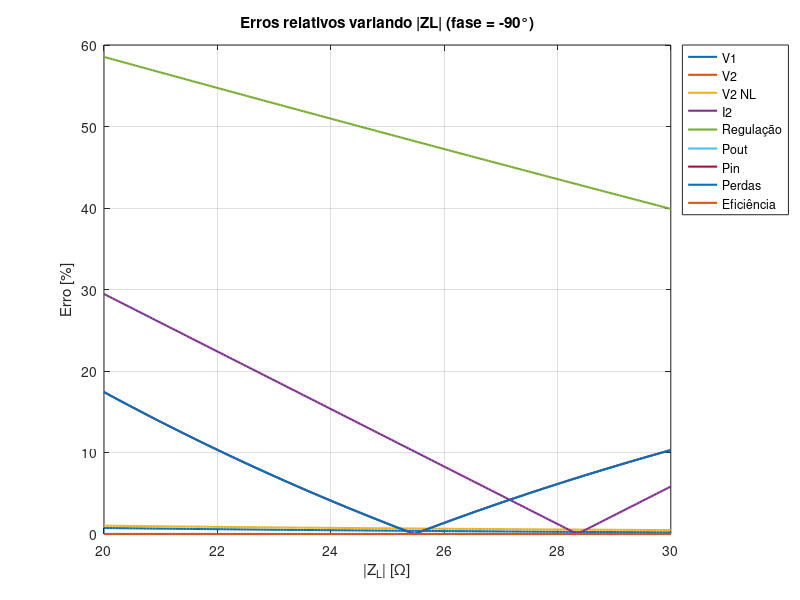
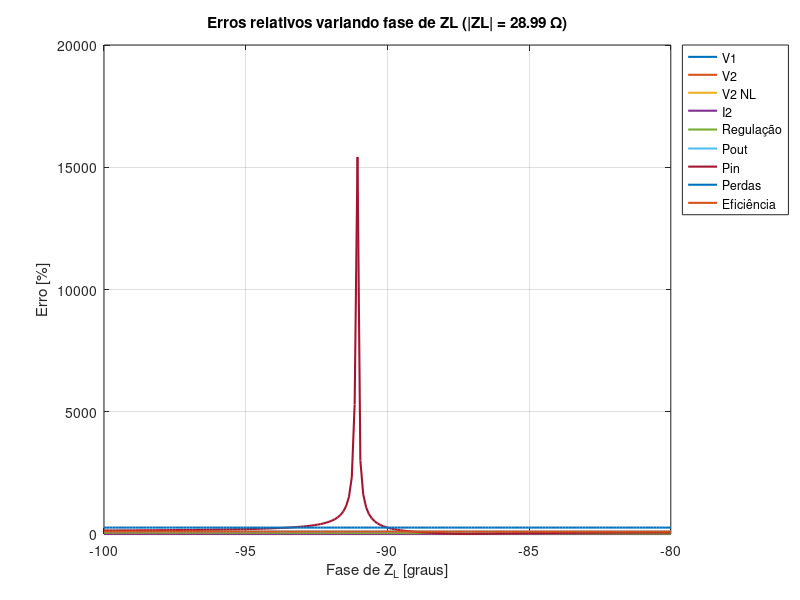

The MATLAB script that drew these images, in order:
clc; clear; close all;

% =================== Dados do Transformador ===================
f = 60;                 % Hz
w = 2*pi*f;

R1 = 0.95;
L1 = 1.53e-3;           % H
R2 = 0.23;
L2 = 0.37e-3;           % H
Rm = 1861.54;
Lm = 3.62;              % H

% Impedâncias
Z1 = R1 + 1j*w*L1;
Z2 = R2 + 1j*w*L2;
Zm = 1 / (1/Rm + 1/(1j*w*Lm));   % paralelo
Z2p = 3*Z2;

% =================== Tensões Nominais ===================
V2L = 127;       % tensão secundária nominal (linha)

% =================== Valores MEDIDOS (referência: ZL3) ===================
V1_med      = 218; 
V2_NL_med   = 126.1;
V2L_med     = 127;
I2_med      = 4.48;
Regula_med  = 0.71;
PO_med      = 0;
Pin_med     = 38;
Pperdas_med = 38;
efic_med    = 0;

% =================== Caso 1: variar módulo (20 a 30 Ω), fase fixa -90° ===================
theta_fix = deg2rad(-90);         % fase fixa
mag_range = linspace(20,30,200);  % módulo variando

erros_mag = zeros(length(mag_range),9);

for n = 1:length(mag_range)
    ZL = mag_range(n) * exp(1j*theta_fix);

    % --- cálculos teóricos
    V1 = 127*sqrt(3) * abs((Z1 + Z2p + 3*ZL) / (3*ZL));
    V2NL = V1*(1/sqrt(3)) * abs(Zm/(Zm+Z1));
    I2L = abs(127/ZL);
    Reg = abs((V2NL - V2L)/V2L) * 100;    
    Po = V2L * (I2L)* cos(angle(ZL));
    Z_eq = Z1 + Z2p + Zm*3*ZL/(Zm + 3*ZL);
    Pin = (V1^2 / abs(Z_eq)) * cos(angle(Z_eq));
    Perdas = Pin - Po;
    Ef = (Po/Pin)*100;

    % --- erros relativos
    erros_mag(n,:) = [
        abs(V1 - V1_med)/abs(V1)*100
        abs(V2L - V2L_med)/abs(V2L)*100
        abs(V2NL - V2_NL_med)/abs(V2NL)*100
        abs(I2L - I2_med)/abs(I2L)*100
        abs(Reg - Regula_med)/abs(Reg)*100
        abs(Po - PO_med)/max(abs(Po),1e-6)*100    % evitar div/0
        abs(Pin - Pin_med)/abs(Pin)*100
        abs(Perdas - Pperdas_med)/abs(Perdas)*100
        abs(Ef - efic_med)/max(abs(Ef),1e-6)*100  % evitar div/0
    ];
end

figure('Name','Erros vs |ZL| (fase -90°)','NumberTitle','off');
plot(mag_range, erros_mag,'LineWidth',1.5);
xlabel('|Z_L| [\Omega]');
ylabel('Erro [%]');
title('Erros relativos variando |ZL| (fase = -90°)');
legend({'V1','V2','V2 NL','I2','Regulação','Pout','Pin','Perdas','Eficiência'},...
       'Location','northeastoutside');
grid on;

% =================== Caso 2: variar fase (-100° a -80°), módulo fixo 28.99 Ω ===================
mag_fix = 28.99;
theta_range = linspace(-100,-80,200);   % graus
theta_rad = deg2rad(theta_range);       % em rad

erros_phase = zeros(length(theta_range),9);

for n = 1:length(theta_range)
    ZL = mag_fix * exp(1j*theta_rad(n));

    % --- cálculos teóricos
    V1 = 127*sqrt(3) * abs((Z1 + Z2p + 3*ZL) / (3*ZL));
    V2NL = V1*(1/sqrt(3)) * abs(Zm/(Zm+Z1));
    I2L = abs(127/ZL);
    Reg = abs((V2NL - V2L)/V2L) * 100;    
    Po = V2L * (I2L)* cos(angle(ZL));
    Z_eq = Z1 + Z2p + 3*ZL;
    Pin = (V1^2 / abs(Z_eq)) * cos(angle(Z_eq));
    Perdas = Pin - Po;
    Ef = (Po/Pin)*100;

    % --- erros relativos
    erros_phase(n,:) = [
        abs(V1 - V1_med)/abs(V1)*100
        abs(V2L - V2L_med)/abs(V2L)*100
        abs(V2NL - V2_NL_med)/abs(V2NL)*100
        abs(I2L - I2_med)/abs(I2L)*100
        abs(Reg - Regula_med)/abs(Reg)*100
        abs(Po - PO_med)/max(abs(Po),1e-6)*100
        abs(Pin - Pin_med)/abs(Pin)*100
        abs(Perdas - Pperdas_med)/abs(Perdas)*100
        abs(Ef - efic_med)/max(abs(Ef),1e-6)*100
    ];
end

figure('Name','Erros vs fase de ZL (|ZL| fixo)','NumberTitle','off');
plot(theta_range, erros_phase,'LineWidth',1.5);
xlabel('Fase de Z_L [graus]');
ylabel('Erro [%]');
title('Erros relativos variando fase de ZL (|ZL| = 28.99 Ω)');
legend({'V1','V2','V2 NL','I2','Regulação','Pout','Pin','Perdas','Eficiência'},...
       'Location','northeastoutside');
grid on;
